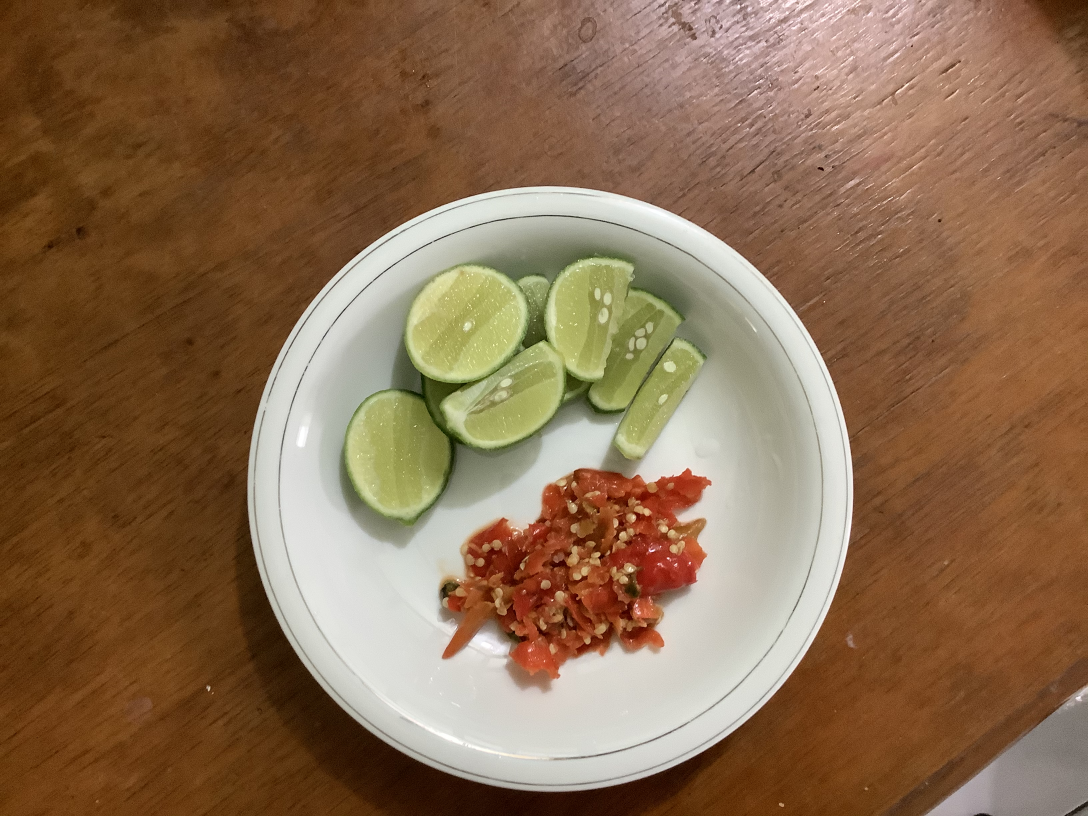
#> input picture Image Processing/food.JPG, 3264 x 2448 px, found by its file name (shown at 1/3 size)
$ python threshold.py
#> lines starting #> are read from the running program, lines starting #| are printed output that depends on the picture
# -*- coding: utf-8 -*-
"""
Created on Tue Jun 16 09:55:07 2020

@author: fidelis.limbong
"""
import cv2
#load the image
img = cv2.imread('food.jpg')
#> img is the input picture: shape (2448, 3264, 3); mean B, G, R 81, 109.3, 139.1
resize = cv2.resize(img,(300,300))
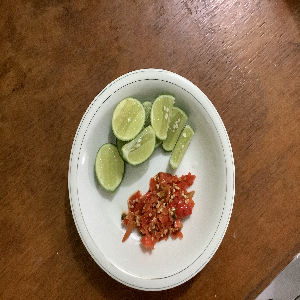
#> resize: shape (300, 300, 3); mean B, G, R 80.9, 109.2, 139
gray = cv2.cvtColor(resize,cv2.COLOR_BGR2GRAY)
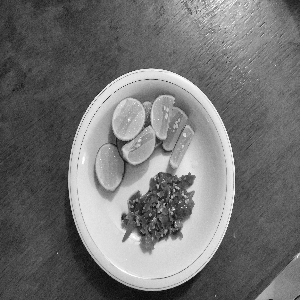
#> gray: shape (300, 300); min 7, max 255, mean 114.8
edges = cv2.Canny(gray,100,200)
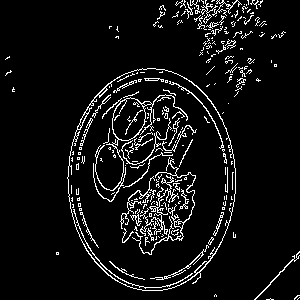
#> edges: shape (300, 300); 6.9% white in thin lines or dots
cv2.imshow('detector',edges)
cv2.waitKey(0)
cv2.destroyAllWindows()
